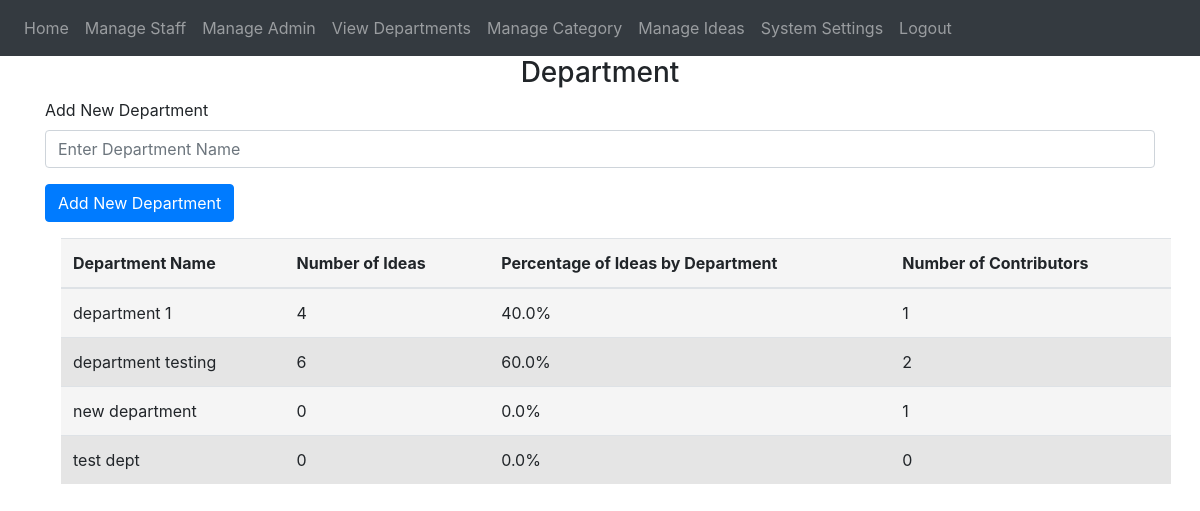
Screenshot of /department (signed in) with the database file from the repository.
### website/models.py (models this page shows, shortened)
class Department(db.Model, UserMixin):
    id = db.Column(db.Integer, primary_key=True)
    name = db.Column(db.String(150))
    staff = db.relationship('Staff')

### website/auth.py (the view)
@auth.route('/department', methods=['GET', 'POST'])
@login_required
def department():
    departments = Department.query.all()
    staffs = Staff.query.all()
    department_idea_count = {}
    department_staff_count = {}
    for department in departments:
        department_idea_count[department.id] = 0
        for staff in department.staff:
            department_idea_count[department.id] += len(staff.idea)
        department_staff_count[department.id] = len(department.staff)
    print(department_staff_count, end="Staff count")
    total_idea_count = sum(department_idea_count.values())
    department_idea_percentage = {}
    for department, idea_count in department_idea_count.items():
        department_idea_percentage[department]= 0
        if total_idea_count != 0:
            department_idea_percentage[department] = round((idea_count / total_idea_count) * 100, 2)
    if request.method == 'POST':
        Department_name = request.form.get('newdept')
        new_department = Department(name=Department_name)
        db.session.add(new_department)
        db.session.commit()
        flash('New Department Added Successfully', category='success')
    return render_template("department.html", user=current_user, departments=departments, department_idea_count=department_idea_count, department_idea_percentage=department_idea_percentage, department_staff_count=department_staff_count)

### website/templates/department.html
{% extends "base2.html" %} {% block title %}Department{% endblock %} {% block
content %}
<link rel="stylesheet" href="/static/table_style.css"/>
<form method="POST" xmlns="http://www.w3.org/1999/html">
  <h3 align="center">Department</h3>
    <div class="form-group">
    <label for="newdept">Add New Department</label>
    <input
      type="newdept"
      class="form-control"
      id="newdept"
      name="newdept"
      placeholder="Enter Department Name"
    />
  </div>
  <button type="submit" class="btn btn-primary">Add New Department</button>
<table class="table">
  <thead>
    <tr class="table__header">
      <th class="table__cell">Department Name</th>
      <th class="table__cell">Number of Ideas</th>
      <th class="table__cell">Percentage of Ideas by Department</th>
      <th class="table__cell">Number of Contributors</th>
    </tr>
  </thead>
  <tbody>
    {% for department in departments %}
  <tr class="table__row">
    <td class="table__cell">{{ department.name }}</td>
    <td class="table__cell">{{ department_idea_count[department.id] }}</td>
    <td class="table__cell">{{ department_idea_percentage[department.id] }}%</td>
    <td class="table__cell">{{ department_staff_count[department.id] }}</td>
  </tr>
  {% endfor %}
  </tbody>
</table>
</form>
{% endblock %}

### website/static/table_style.css (style rules this page uses)
.table { border-spacing:0; margin: 1rem; background-color: #f5f5f5; }
.table__row:nth-child(even) { background-color: #e5e5e5; }
.table__header { text-align:left; }
.table__cell { padding: 8px; }

### rows the page displays
Department: name "department 1", department_idea_count "4", department_idea_percentage "40.0", id "1"
Department: name "department testing", department_idea_count "6", department_idea_percentage "60.0", id "2"
Department: name "new department", department_idea_count "0", department_idea_percentage "0.0", department_staff_count "1"
Department: name "test dept", department_idea_count "0", department_idea_percentage "0.0", department_staff_count "0"
